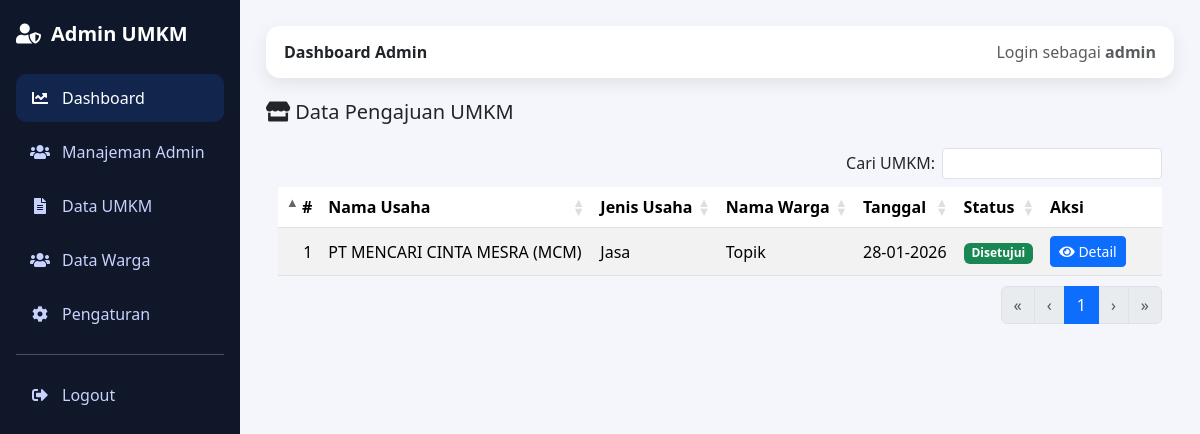
Screenshot of /public/admin/umkm.php (signed in) with the database file from the repository.
### tables this page shows
CREATE TABLE `tbl_umkm` (
  `id_umkm` int NOT NULL,
  `id_warga` int NOT NULL,
  `nama_usaha` varchar(150) NOT NULL,
  `jenis_usaha` varchar(100) NOT NULL,
  `tahun_mulai` year DEFAULT NULL,
  `jumlah_karyawan` int DEFAULT NULL,
  `tanggal_pengajuan` date DEFAULT NULL,
  `created_at` timestamp NULL DEFAULT CURRENT_TIMESTAMP,
  `status` enum('menunggu_rt','ditolak_rt','menunggu_rw','ditolak_rw','disetujui','pengajuan_ulang') DEFAULT 'menunggu_rt',
  `approved_rt_by` int DEFAULT NULL,
  `approved_rt_at` datetime DEFAULT NULL,
  `approved_rw_by` int DEFAULT NULL,
  `approved_rw_at` datetime DEFAULT NULL,
  `catatan_penolakan` text
);

CREATE TABLE `tbl_warga` (
  `id_warga` int NOT NULL,
  `nama_lengkap` varchar(150) NOT NULL,
  `nik` char(16) NOT NULL,
  `tanggal_lahir` date DEFAULT NULL,
  `alamat` text,
  `rt` varchar(5) DEFAULT '01',
  `rw` varchar(5) DEFAULT '02',
  `agama` varchar(30) DEFAULT NULL,
  `status_perkawinan` varchar(30) DEFAULT NULL,
  `no_hp` varchar(20) DEFAULT NULL,
  `email` varchar(100) DEFAULT NULL,
  `username` varchar(50) DEFAULT NULL,
  `password` varchar(255) DEFAULT NULL,
  `created_at` timestamp NULL DEFAULT CURRENT_TIMESTAMP
);

### public/admin/umkm.php (the view, shortened to what this page needs)
<?php
require_once "../../config/database.php";
$qUmkm = mysqli_query($conn, "
  SELECT
    u.id_umkm,
    u.nama_usaha,
    u.jenis_usaha,
    u.created_at,
    u.status,
    w.nama_lengkap
  FROM tbl_umkm u
  JOIN tbl_warga w ON u.id_warga = w.id_warga
  ORDER BY u.created_at DESC
");
?>
<!DOCTYPE html>
<html lang="id">
<head>
<link rel="stylesheet" href="../../assets/bootstrap/css/bootstrap.min.css">
<link rel="stylesheet" href="../../assets/fontawesome/css/all.min.css">
<link rel="stylesheet" href="../../assets/styles/admin-styles.css">
<link rel="stylesheet" href="../../assets/plugins/datatables/datatables.min.css">
</head>
<body>
<div class="wrapper">
<?php include "sidebar.php"; ?>
<main class="content">
<?php include "topbar.php"; ?>
<div class="table-box">
  <h5 class="mb-3">
    <i class="fas fa-store"></i> Data Pengajuan UMKM
  </h5>
  <div class="table-responsive">
    <table id="tableUmkm" class="table table-striped table-hover align-middle">
      <thead>
        <tr>
          <th width="40">#</th>
          <th>Nama Usaha</th>
          <th>Jenis Usaha</th>
          <th>Nama Warga</th>
          <th>Tanggal</th>
          <th>Status</th>
          <th width="120">Aksi</th>
        </tr>
      </thead>
      <tbody>
<?php
$no = 1;
while ($row = mysqli_fetch_assoc($qUmkm)):
?>
        <tr>
          <td><?= $no++ ?></td>
          <td><?= htmlspecialchars($row['nama_usaha']) ?></td>
          <td><?= htmlspecialchars($row['jenis_usaha']) ?></td>
          <td><?= htmlspecialchars($row['nama_lengkap']) ?></td>
          <td><?= date('d-m-Y', strtotime($row['created_at'])) ?></td>
          <td>
            <?php
            switch ($row['status']) {
              case 'disetujui':
                echo '<span class="badge bg-success">Disetujui</span>';
                break;
            }
            ?>
          </td>
          <td>
            <a href="detail_umkm.php?id=<?= $row['id_umkm'] ?>"
               class="btn btn-sm btn-primary">
              <i class="fas fa-eye"></i> Detail
            </a>
          </td>
        </tr>
<?php endwhile; ?>
      </tbody>
    </table>
  </div>
</div>
</main>
</div>
</body>
</html>

### assets/styles/admin-styles.css (style rules this page uses)
:root { --primary:#2563eb; --primary-soft:#e0e7ff; --dark:#0f172a; --bg:#f4f6fb; --card:#ffffff; }
body { margin:0; background:var(--bg); font-family:system-ui,sans-serif; }
.wrapper { display:flex; min-height:100vh; }
.content { flex:1; padding:26px; }

### rows the page displays
tbl_umkm: nama_usaha "PT MENCARI CINTA MESRA (MCM)", jenis_usaha "Jasa", id_warga.nama_lengkap "Topik", created_at "28-01-2026", status "Disetujui"

### other values shown
$nama_admin "admin"
